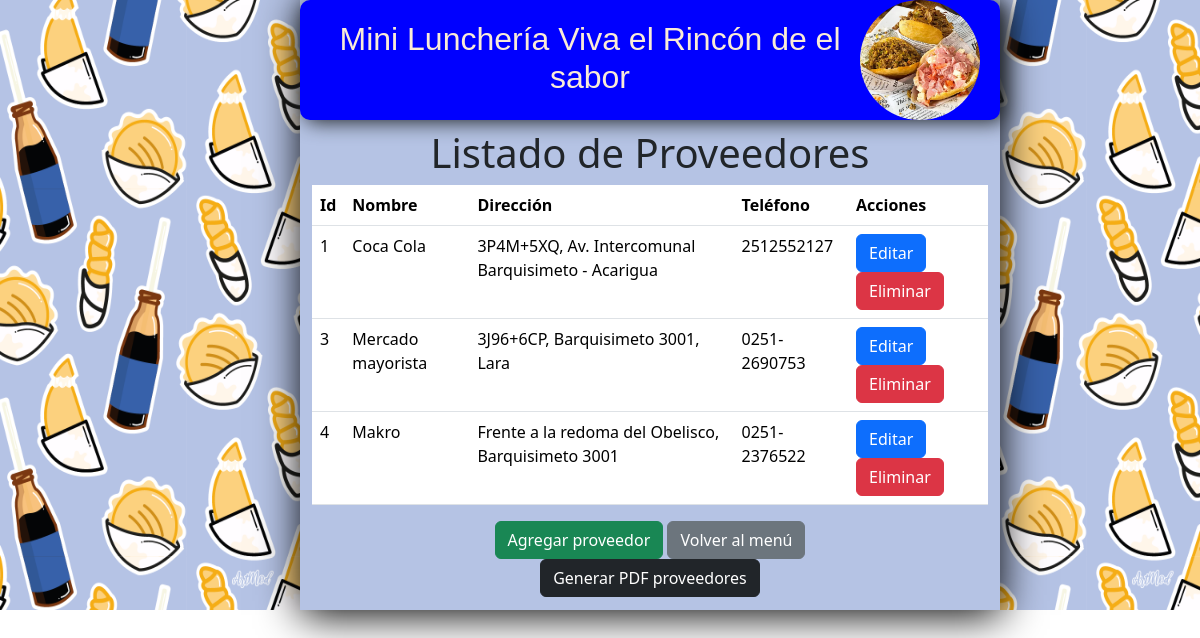
Screenshot of /views/scriproves.php (signed in) with the database file from the repository.
### tables this page shows
CREATE TABLE `proveedores` (
  `proveedor_id` int(11) NOT NULL,
  `nombre_prove` varchar(25) NOT NULL,
  `direccion_prove` varchar(50) NOT NULL,
  `telefono_prove` varchar(20) NOT NULL,
  `email_prove` varchar(25) NOT NULL
);

### models/Proveedores.php (called while the page is built)
<?php
class Proveedores {
    private $conn;
    public function __construct($conn) {
        $this->conn = $conn;
    }
    public function obtenerProveedores() {
        $query = "SELECT * FROM proveedores";
        return $this->conn->query($query);
    }
}
?>

### views/scriproves.php (the view, shortened to what this page needs)
<!doctype html>
<html lang="en">
<head>
  <link href="https://cdn.jsdelivr.net/npm/bootstrap@5.3.3/dist/css/bootstrap.min.css" rel="stylesheet">
</head>
<body>
<img style="float: left;" src="../img//fondo comida.png" alt="prueba" width="25%" height="610px">
<img style="float: right;" src="../img//fondo comida.png" alt="prueba2" width="25%" height="610px">
  <dicv class="cuadro1">
    <div class="cuadro2">
      <div class="cuadro3">
      <img src="../img/ImagenInicio.webp" alt="Imagén de comida">
    </div>
    <h2 class="titulo">Mini Lunchería Viva el Rincón de el sabor</h2>
<br>
    <div class="container">
      <h1 class="text-center">Listado de Proveedores</h1>
    </div>
    <div class="container">
      <table class="table">
        <thead>
          <tr>
            <th scope="col">Id</th>
            <th scope="col">Nombre</th>
            <th scope="col">Dirección</th>
            <th scope="col">Teléfono</th>
            <th scope="col">Acciones</th>
          </tr>
        </thead>
        <tbody>
          <?php
            require("../config/conexion.php");
            require("../models/Proveedores.php");
            $proveedores = new Proveedores($conn);
            $resultados = $proveedores->obtenerProveedores();
            while ($resultado = $resultados->fetch_assoc()) {
          ?>
          <tr>
            <td><?php echo $resultado['proveedor_id']?></td>
            <td><?php echo $resultado['nombre_prove']?></td>
            <td><?php echo $resultado['direccion_prove']?></td>
            <td><?php echo $resultado['telefono_prove']?></td>
            <td>
              <a href="aggproveedores/form_editar.php?Id=<?php echo $resultado['proveedor_id']?>" class="btn btn-primary">Editar</a>
              <a href="../controllers/CRUDproveedores/eliminardatos.php?Id=<?php echo $resultado['proveedor_id']?>" onclick="return confirm('¿Estás seguro de que deseas eliminar al proveedor?')" class="btn btn-danger">Eliminar</a>
            </td>
          </tr>
          <?php
            }
          ?>
        </tbody>
      </table>
      <div class="text-center">
        <a href="aggproveedores/formulario.php" class="btn btn-success">Agregar proveedor</a>
        <a href="menu.php" class="btn btn-secondary">Volver al menú</a>
        <form action="pdfs/pdfproveedores.php" method="POST" autocomplete="off">
    <button class="btn btn-dark" type="submit">Generar PDF proveedores</button>
</form>
      </div>
    </div>
    </div>
  </dicv>
</body>
</html>

### views/scriproves.php (style rules this page uses)
.cuadro1 { position:absolute; width: 700px; height: 610px; background-color:#b5c3e4; box-shadow: 1px 5px 40px black; }
.cuadro2 { position:absolute; width: 700px; height: 120px; background-color: blue; border-radius: 10px; box-shadow: 5px 2px 20px; }
.cuadro3 { position: relative; float: right; height:120px ; width:120px ; }
.cuadro2 img { position: absolute; top: 50%; right: 20px; transform: translateY(-50%); width: 120px; height: 120px; border-radius: 50%; }
.titulo { font-family: 'Trebuchet MS','Lucida Sans Unicode', 'Lucida Grande', 'Lucida Sans', Arial, sans-serif; font-size: xx-large; color: antiquewhite; border-radius: 10px; text-align: center; margin-top: 20px; }

### rows the page displays
proveedores: proveedor_id "1", nombre_prove "Coca Cola", direccion_prove "3P4M+5XQ, Av. Intercomunal Barquisimeto - Acarigua", telefono_prove "2512552127"
proveedores: proveedor_id "3", nombre_prove "Mercado mayorista", direccion_prove "3J96+6CP, Barquisimeto 3001, Lara", telefono_prove "0251-2690753"
proveedores: proveedor_id "4", nombre_prove "Makro", direccion_prove "Frente a la redoma del Obelisco, Barquisimeto 3001", telefono_prove "0251-2376522"
